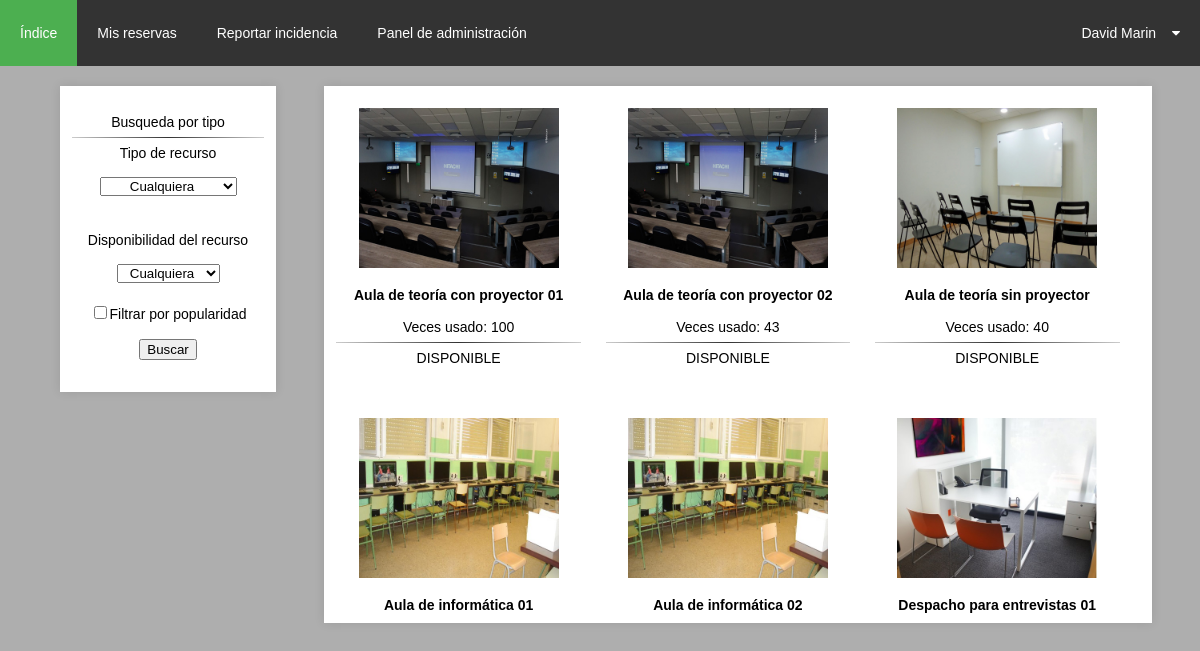
Page /php/index.php (signed in) on the committed database.
### tables this page shows
CREATE TABLE `usuario` (
  `usu_id` int(4) NOT NULL,
  `usu_nombre` varchar(50) NOT NULL,
  `usu_apellido` varchar(50) NOT NULL,
  `usu_correo` varchar(50) NOT NULL,
  `usu_password` varchar(50) NOT NULL,
  `usu_seguridad` varchar(30) NOT NULL,
  `usu_nivel` varchar(35) DEFAULT NULL,
  `usu_habilitado` tinyint(1) NOT NULL,
  `usu_foto` varchar(20) NOT NULL,
  `usu_direccion` varchar(50) DEFAULT NULL,
  `usu_telf` int(9) DEFAULT NULL
);

CREATE TABLE `recurso` (
  `rec_id` int(4) NOT NULL,
  `rec_tipo` varchar(25) NOT NULL,
  `rec_nombre` varchar(50) NOT NULL,
  `rec_descripcion` text,
  `rec_img` varchar(25) DEFAULT NULL,
  `rec_usado` int(3) NOT NULL,
  `rec_habilitado` tinyint(1) NOT NULL
);

### php/index.php (the view, shortened to what this page needs)
<!DOCTYPE html>
<html>
<head>
	<link rel="stylesheet" href="../css/maincss.css">
  	<link rel="stylesheet" href="https://cdnjs.cloudflare.com/ajax/libs/font-awesome/4.7.0/css/font-awesome.min.css">
</head>
<body>
	<header id="main-header">
		<li><a class="active" href="index.php">Índice</a></li>
		<li><a href="mis_reservas.php">Mis reservas</a></li>
	  	<li><a href="reportar_incidencia.php">Reportar incidencia</a></li>
	  	<?php
	  	if (isset($_SESSION['nivel'])) {
			   	if ($_SESSION['nivel']!="Usuario") {
			   		echo '<li><a href="admin_index.php">Panel de administración</a></li>';
		  		}
		 	}
	  	?>
	  	<div class="submenu">
	    <button type="button" class="dropbtn">
	    	<?php
	    	require("../bdd/conexion.php");
	    	if (isset($_SESSION['login'])) {
	    	mysqli_query($conexion, "SET NAMES 'utf8'");
	    	$usuariologin=$_SESSION['login'];
	    	$q="SELECT * FROM usuario WHERE usu_correo='$usuariologin'";
	    	$sql=mysqli_query($conexion,$q);
	    	$user=mysqli_fetch_array($sql);
	    	echo "$user[usu_nombre] $user[usu_apellido]";
	    	}else{
	    		header("Location: ../login.php");
	    	}
	    	?>
	      	<i id="font_awesome_left" class="fa fa-caret-down"></i>
	    </button>
	</div>
	</header>
	<?php
	if (isset($_SESSION['login'])) {
		if (!$conexion) {
			echo "Error: No se pudo conectar a MySQL." . PHP_EOL;
        	echo "errno de depuración: " . mysqli_connect_errno() . PHP_EOL;
        	echo "error de depuración: " . mysqli_connect_error() . PHP_EOL;
		}else{
	        mysqli_query($conexion, "SET NAMES 'utf8'");
	        $q = "SELECT DISTINCT(rec_tipo) from recurso ORDER BY rec_tipo";
	        $resultados = mysqli_query($conexion, $q);
	        if(mysqli_num_rows($resultados)>0){
	        	?>
	        	<div class="content">
	        		<br>
	          	<form action='index.php' method='POST'>
	          	<label>Busqueda por tipo </label><br>
	          	<hr>
	          	<label>Tipo de recurso<label><br><br>
	          	<select name=tipo id='tipo'>
	          	<option>Cualquiera</option>
	          	<?php
	          echo "</select><br><br>";
	        }
	        ?>
	        <label>Disponibilidad del recurso</label><br><br>
	        <select name='disponible'>
	        <option>Cualquiera</option>
	        <?php
	        echo "</select><br>";
	        echo "<input type='checkbox' name='popularidad'>";
	        echo "<label>Filtrar por popularidad</label><br>";
	        echo"<input type='submit' name='Enviar' value='Buscar'>";
	        echo "</form>";
	        echo "</div>";
	    if (isset($_POST['Enviar'])) {
	    	if (isset($_POST['tipo']) && $_POST['tipo']!="Cualquiera") {
	    		$tipo=$_POST['tipo'];
	    		if ($tipo!="teoria") {
	    			$string1="WHERE rec_tipo='$tipo'";
	    		}else{
	    			$string1="WHERE rec_tipo='Aula de teoría'";
	    		}
	    		$and=true;
	    	}else{
	    		$string1="";
	    	}
	    	if (isset($_POST['subtipo']) && $_POST['subtipo']!="") {
	    		$subtipo=$_POST['subtipo'];
	    		if ($_POST['subtipo']!="Cualquiera") {
	    			$string3="WHERE rec_nombre LIKE '%$subtipo%'";
		    		if (isset($and)) {
		    			$string3="AND rec_nombre LIKE '%$subtipo%'";
		    		}
	    		}else{
	    			$string3="";
	    		}
	    		$and=true;
	    	}else{
	    		$string3="";
	    	}
	    	if (isset($_POST['disponible']) && $_POST['disponible']!="Cualquiera") {
	    		$disponible=$_POST['disponible'];
	    		if ($disponible=="Disponible") {
	    			$string="WHERE rec_habilitado='0'";
	    			if (isset($and)) {
	    				$string="AND rec_habilitado='0'";
	    			}
	    		}
	    		if ($disponible=="Deshabilitado") {
	    			$string="WHERE rec_habilitado='1'";
	    			if (isset($and)) {
	    				$string="AND rec_habilitado='1'";
	    			}
	    		}
	    	}else{
	    		$string="";
	    	}
	    	if (isset($_POST['popularidad'])) {
	    		$popularidad=$_POST['popularidad'];
	    		$popularidad="ORDER BY rec_usado DESC";
	    	}else{
	    		$popularidad="";
	    	}
	    	$q="SELECT * FROM recurso $string1 $string3 $string $popularidad";
	    	$resultados = mysqli_query($conexion, $q);
	    	echo "<div id='contenido'>";
	        if(mysqli_num_rows($resultados)>0){
	        	while ($filtro=mysqli_fetch_array($resultados)) {
	        		$habilitado=$filtro['rec_habilitado'];
	        			$recursoid=$filtro['rec_id'];
		        		echo "<a class='link_recurso' href='recurso.php?recurso=$recursoid'>";
		        		echo "<div id='div-recurso'>";
		        		echo "<div id='recurso-img'>";
		        		echo "<img id='img_div' src='../img/$filtro[rec_img]''><br><br>";
		        		echo "</div>";
		        		echo "<div id='recurso-cont'>";
		        		echo "<b>$filtro[rec_nombre]</b><br><br>";
		        		echo "Veces usado: $filtro[rec_usado]";
		        		echo "<hr>";
		        		$disponible=$filtro['rec_habilitado'];
						if ($disponible==0) {
							echo "DISPONIBLE<br><br>";
						}else{
							echo "DESHABILITADO<br><br>";
						}
		        		echo "</div>";
		        		echo "</div>";
		        		echo "</a>";
	        	}
	        }
	        else{
	        	echo "<p>No hay ningúna coincidencia con su búsqueda</p>";
	        }
	        echo "</div>";
	    }
	    else{
	    	$q="SELECT * FROM recurso";
	    	$resultados = mysqli_query($conexion, $q);
	    	echo "<div id='contenido'>";
	        if(mysqli_num_rows($resultados)>0){
	        	while ($filtro=mysqli_fetch_array($resultados)) {
	        		$habilitado=$filtro['rec_habilitado'];
	        		if ($habilitado==0) {
	        			$recursoid=$filtro['rec_id'];
		        		echo "<a class='link_recurso' href='recurso.php?recurso=$recursoid'>";
		        		echo "<div id='div-recurso'>";
		        		echo "<div id='recurso-img'>";
		        		echo "<img id='img_div' src='../img/$filtro[rec_img]''><br><br>";
		        		echo "</div>";
		        		echo "<div id='recurso-cont'>";
		        		echo "<b>$filtro[rec_nombre]</b><br><br>";
		        		echo "Veces usado: $filtro[rec_usado]";
		        		echo "<hr>";
		        		$disponible=$filtro['rec_habilitado'];
						if ($disponible==0) {
							echo "DISPONIBLE<br><br>";
						}else{
							echo "DESHABILITADO<br><br>";
						}
		        		echo "</div>";
		        		echo "</div>";
		        		echo "</a>";
		        		}
	        	}
	        }
	        echo "</div>";
	    }
		}
	}else{
		header("Location: ../login.php");
	}
	?>
</body>
</html>

### css/maincss.css (style rules this page uses)
body { background-color: #AEAEAE; font-family: Arial; margin: auto; text-align: center; font-size: 14px; }
.content { background: white; width: 16%; float: left; padding: 1% 1% 1% 1%; margin-left: 5%; margin-right: auto; margin-bottom: auto; margin-top: 20px; box-shadow: 0 0 10px rgba(0,0,0,.1); }
#div-recurso { float: left; padding-top: 10px; width: 30%; height: 300px; margin: 1.5% 1.5% -1.5% 1.5%; }
#img_div { width: 200px; }
#contenido { background: white; width: 68%; height: 525px; overflow: auto; margin-top: 20px; margin-left: 27%; margin-right: auto; margin-bottom: auto; box-shadow: 0 0 10px rgba(0,0,0,.1); padding: 0% 1% 1% 0%; }
#main-header { background: #333; color: white; height: 66px; width: 100%; left: 0; top: 0; list-style-type: none; }
li { float: left; }
li a { display: block; color: white; text-align: center; padding: 25px 20px; text-decoration: none; }
.active { background-color: #4CAF50; }
.link_recurso:link { color: black; font-weight: none; }
hr { border: 0; height: 1px; background: #333; background-image: linear-gradient(to right, #ccc, #333, #ccc); }
.submenu { float: right; overflow: hidden; }
.submenu .dropbtn { font-size: 14px; border: none; outline: none; color: white; padding: 25px 20px; background-color: inherit; }
#font_awesome_left { margin-left: 12px; }
label { font-family: Arial; margin-bottom: 20px; }
input,select,option { text-align: center; margin-bottom: 20px; font-family: Arial; }

### rows in the picture
usuario: usu_nombre "David", usu_apellido "Marin"
recurso: rec_img (picture), rec_nombre "Aula de teoría con proyector 01", rec_usado "100", rec_habilitado "DISPONIBLE"
recurso: rec_img (picture), rec_nombre "Aula de teoría con proyector 02", rec_usado "43", rec_habilitado "DISPONIBLE"
recurso: rec_img (picture), rec_nombre "Aula de teoría sin proyector", rec_usado "40", rec_habilitado "DISPONIBLE"
recurso: rec_img (picture), rec_nombre "Aula de informática 01"
recurso: rec_img (picture), rec_nombre "Aula de informática 02"
recurso: rec_img (picture), rec_nombre "Despacho para entrevistas 01"
